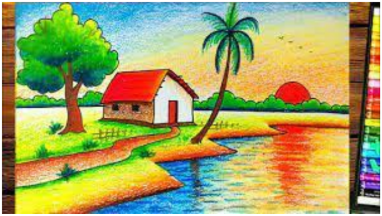
#> input picture Lab_Programs/image-2.png, 382 x 216 px
$ python program-29.py
#> lines starting #> are read from the running program, lines starting #| are printed output that depends on the picture
import cv2
import numpy as np

img = cv2.imread("image-2.png",0)
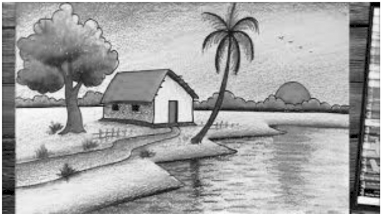
#> img: shape (216, 382); min 0, max 255, mean 164.4
kernel = np.ones((5,5),np.uint8)

erosion = cv2.erode(img,kernel)
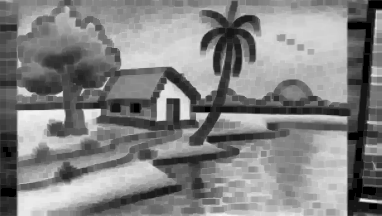
#> erosion: shape (216, 382); min 0, max 248, mean 130.5

cv2.imshow("Erosion",erosion)
cv2.waitKey(0)
cv2.destroyAllWindows()

$ run again, with Lab_Programs/image-3.png copied over Lab_Programs/image-2.png
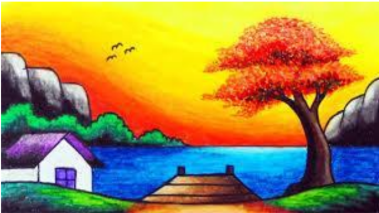
#> input picture Lab_Programs/image-3.png, 379 x 213 px
#> `img = cv2.imread("image-2.png",0)`:
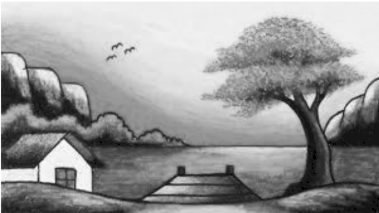
#> img: shape (213, 379); min 0, max 255, mean 152.7
#> `erosion = cv2.erode(img,kernel)`:
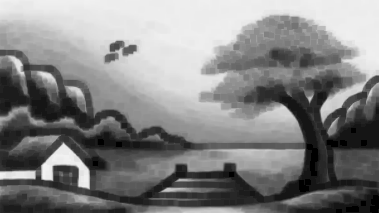
#> erosion: shape (213, 379); min 0, max 243, mean 131.7
